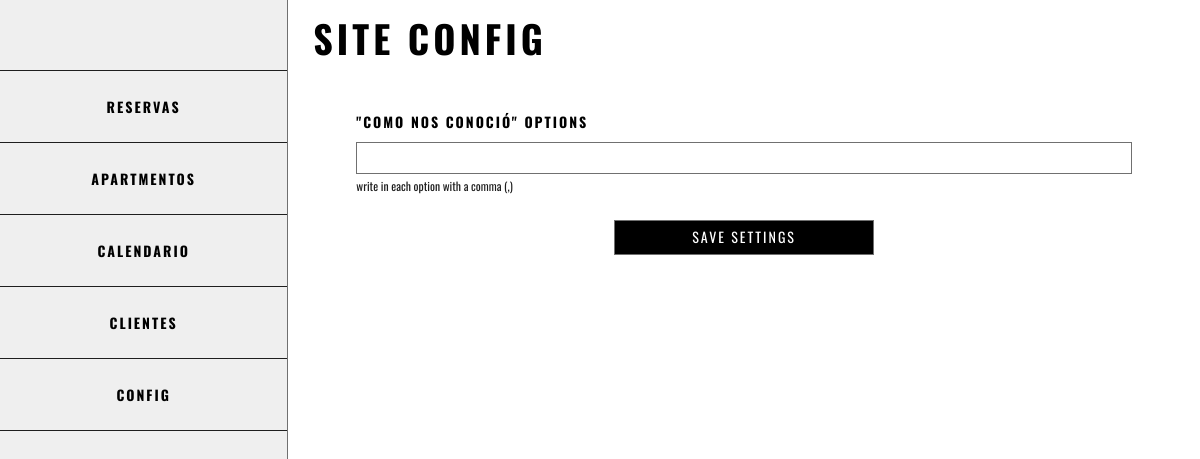
The page /admin/site_config.php on the database as committed earlier.
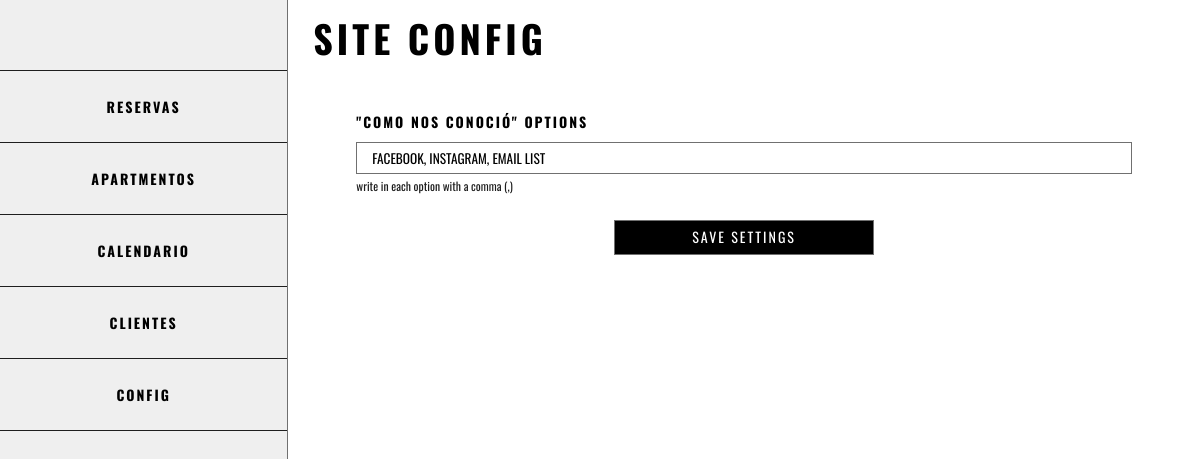
The same page on the database as committed later.
### tables this page shows
CREATE TABLE `config` (
  `name` varchar(255) NOT NULL,
  `value` text NOT NULL
);

### admin/site_config.php (called while the page is built, shortened)
<?php
    require('../config/start.php');
    require('../include/functions.php');
?>
<?php
    require('../views/layout/admin_header.php');
?>
<?php require('../views/admin/site_config.php'); ?>
<?php require('../views/layout/admin_footer.php'); ?>

### include/functions.php (called while the page is built, shortened)
<?php
function getSetting($name, $db){
    $stmt = $db->prepare("SELECT `value` FROM `config` WHERE `name`=:name");
    $stmt->execute(['name'=>$name]);
    return $stmt->fetch()['value'];
}

### views/admin/site_config.php (the view, shortened to what this page needs)
<div id="config-block">
    <form action="" method="POST">
        <div class="config-row">
            <div class="config-input">
                <div class="apt-field">
                    <label for="comooptions">"Como nos conoció" options</label>
                    <input type="text" name="came_froms" id="comooptions" value="<?=isset($_POST['came_froms'])? $_POST['came_froms']:getSetting('came_froms',$db)?>">
                    <p style="margin:0;padding:0;"><small>write in each option with a comma (,)</small></p>
                </div>
            </div>
        </div>
        <div class="book-a-form-submit">
            <input type="submit" value="Save Settings" name="save_settings">
        </div>
    </form>
</div>

Rows that differ between the two databases and show on the page:
added config: came_froms "Facebook, Instagram, Email List"
